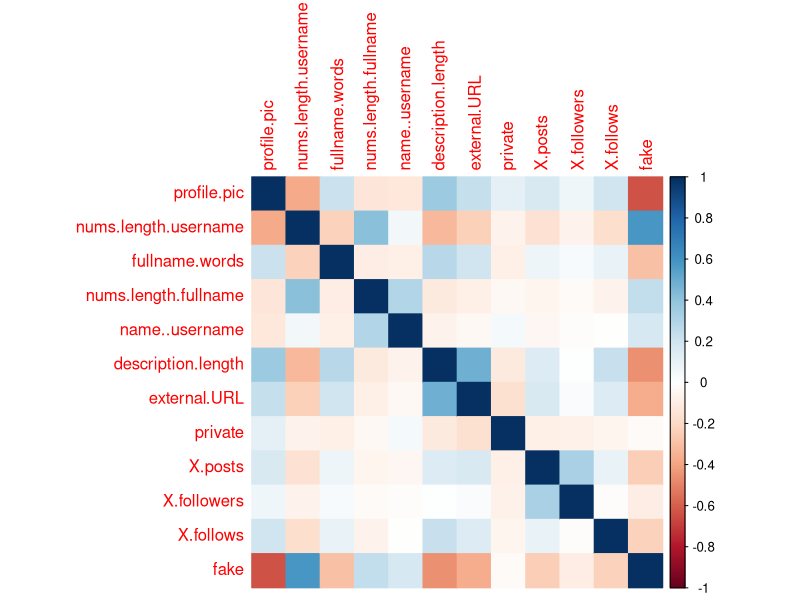
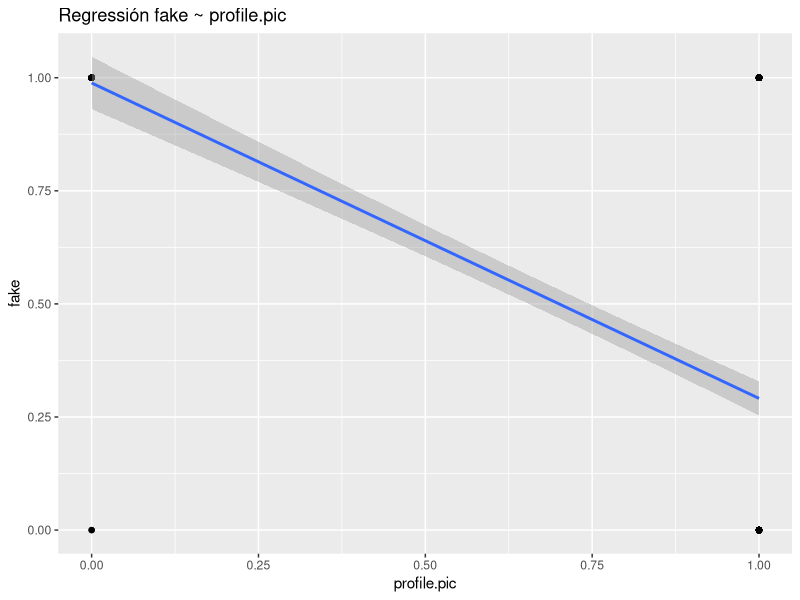
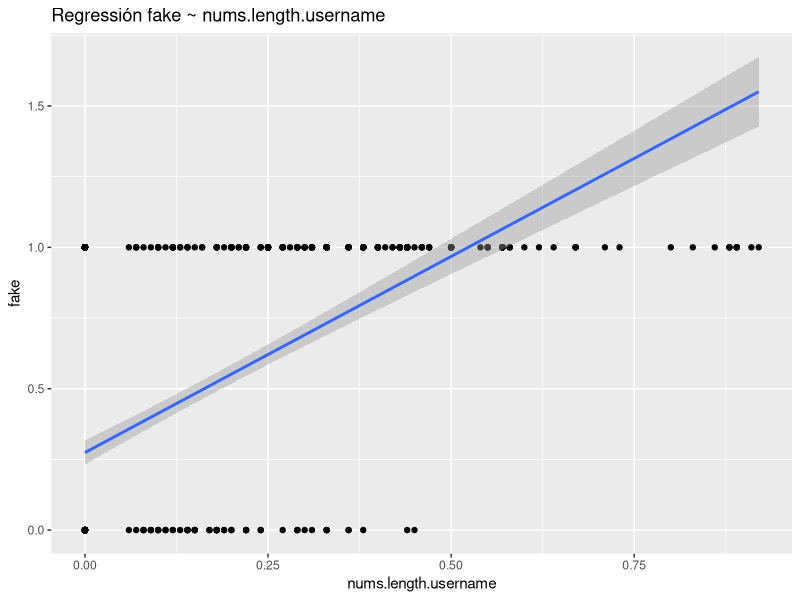
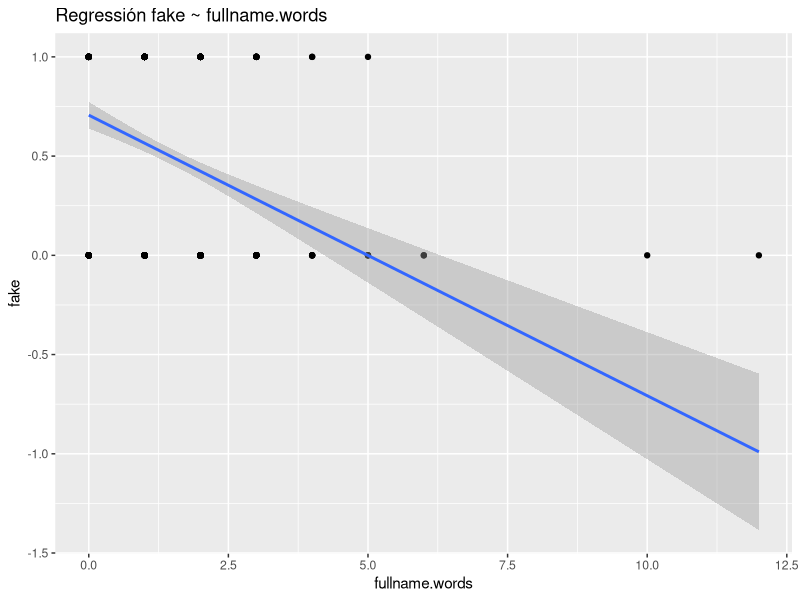
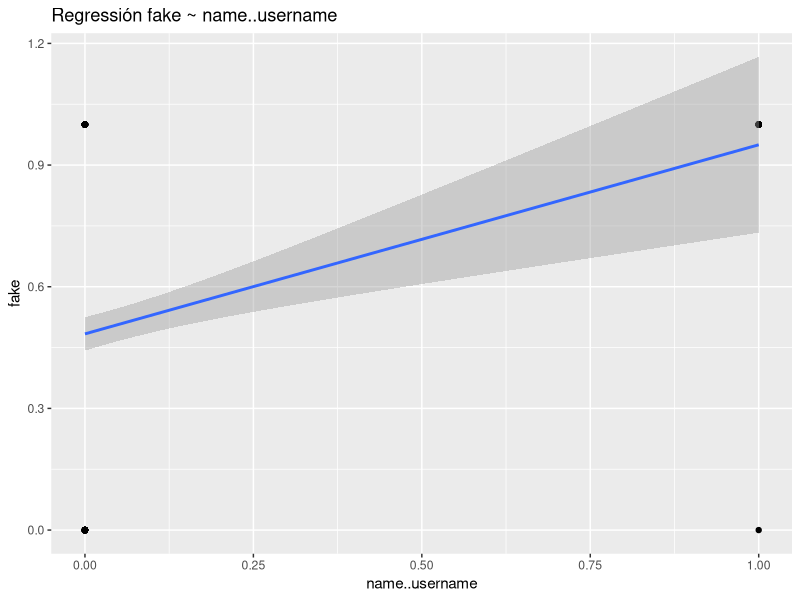
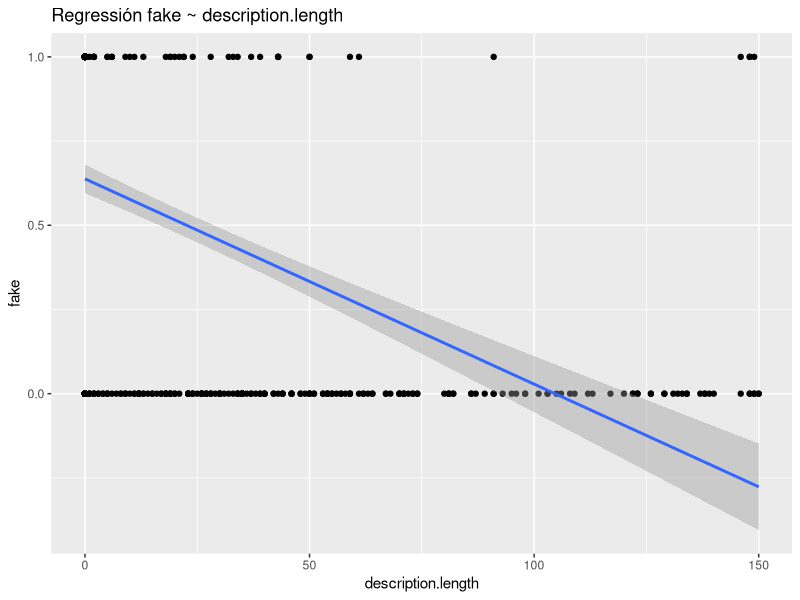
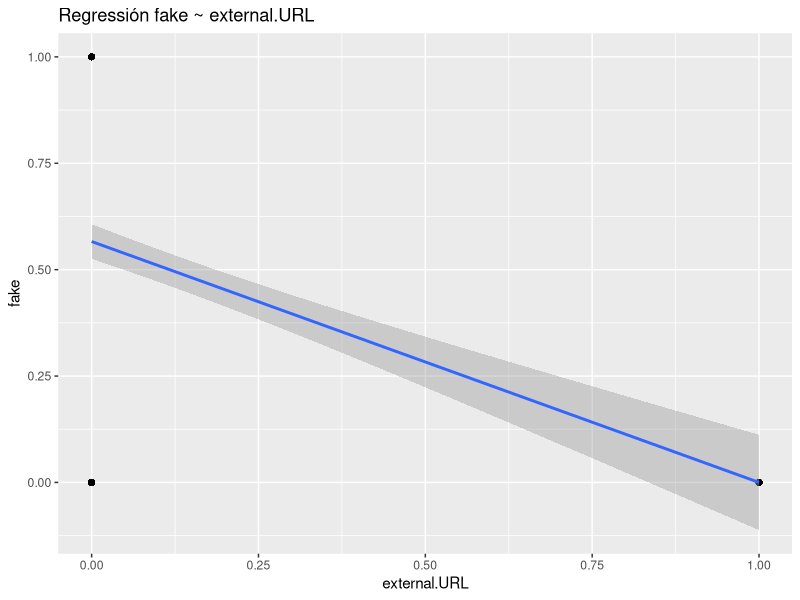
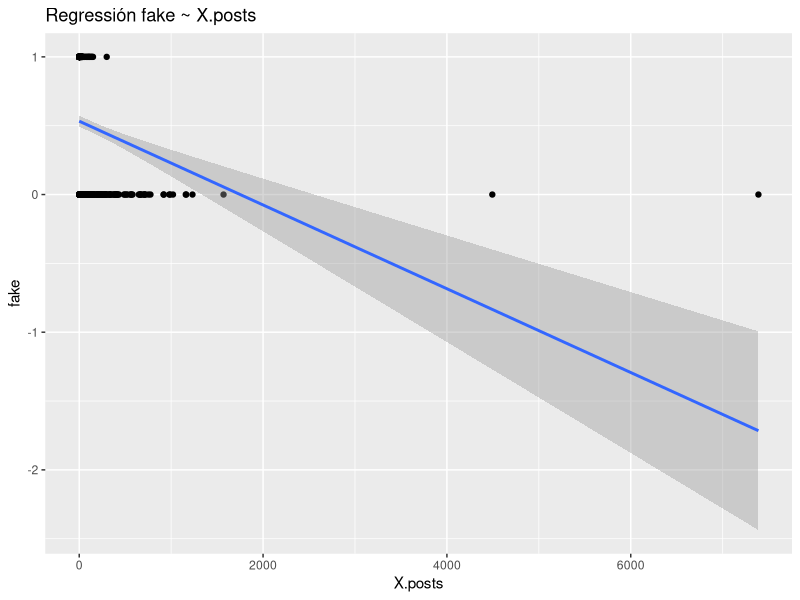

Write the R code that produced these figures, in order.
## ---- chunk 1
library(dplyr)
library(ggplot2)
library(magrittr)
library(GGally)
library(corrplot)
library(forecast)

datatrain<-read.csv("dataAeda.csv", sep = ",")
## ---- chunk 2
correlation_matrix <- cor(datatrain)
corrplot(correlation_matrix, method = "color")
## ---- chunk 3
m1 <- lm(data = datatrain, formula = 
           fake~ .)
m1
## ---- chunk 4
summary(m1)
## ---- chunk 5
m1 <- lm(data = datatrain, formula = 
           fake~profile.pic)
summary(m1)

ggplot(datatrain, aes(x = profile.pic, y = fake)) +
  geom_point() +
  geom_smooth(method = "lm") +
  labs(title = "Regressión fake ~ profile.pic",
       x = "profile.pic",
       y = "fake")
## ---- chunk 6
m1 <- lm(data = datatrain, formula = 
           fake~nums.length.username)
summary(m1)

ggplot(datatrain, aes(x = nums.length.username, y = fake)) +
  geom_point() +
  geom_smooth(method = "lm") +
  labs(title = "Regressión fake ~ nums.length.username",
       x = "nums.length.username",
       y = "fake")
## ---- chunk 7
m1 <- lm(data = datatrain, formula = 
           fake~fullname.words)
summary(m1)

ggplot(datatrain, aes(x = fullname.words, y = fake)) +
  geom_point() +
  geom_smooth(method = "lm") +
  labs(title = "Regressión fake ~ fullname.words",
       x = "fullname.words",
       y = "fake")
## ---- chunk 8
m1 <- lm(data = datatrain, formula = 
           fake~name..username)
summary(m1)

ggplot(datatrain, aes(x = name..username, y = fake)) +
  geom_point() +
  geom_smooth(method = "lm") +
  labs(title = "Regressión fake ~ name..username",
       x = "name..username",
       y = "fake")
## ---- chunk 9

m1 <- lm(data = datatrain, formula = 
           fake~description.length)
summary(m1)

ggplot(datatrain, aes(x = description.length, y = fake)) +
  geom_point() +
  geom_smooth(method = "lm") +
  labs(title = "Regressión fake ~ description.length",
       x = "description.length",
       y = "fake")
## ---- chunk 10
m1 <- lm(data = datatrain, formula = 
           fake~external.URL)
summary(m1)

ggplot(datatrain, aes(x = external.URL, y = fake)) +
  geom_point() +
  geom_smooth(method = "lm") +
  labs(title = "Regressión fake ~ external.URL",
       x = "external.URL",
       y = "fake")
## ---- chunk 11
m1 <- lm(data = datatrain, formula = 
           fake~X.posts)
summary(m1)

ggplot(datatrain, aes(x = datatrain$X.posts, y = fake)) +
  geom_point() +
  geom_smooth(method = "lm") +
  labs(title = "Regressión fake ~ X.posts",
       x = "X.posts",
       y = "fake")
## ---- chunk 12
lm_model1 <- lm(fake ~ name..username + profile.pic+nums.length.username + fullname.words+description.length+external.URL+X.posts,
                 data = datatrain)
summary(lm_model1)
## ---- chunk 13
lm_model1 <- lm(fake ~ profile.pic+nums.length.username + description.length+external.URL+X.posts,
                 data = datatrain)
summary(lm_model1)
## ---- chunk 14
lmejor <- lm(formula = fake ~ nums.length.username * I(profile.pic ^2), data = datatrain)
summary(lmejor)
## ---- chunk 15
plot(lmejor)
## ---- chunk 16
# Replace these values with your actual coefficients
coef_data <- data.frame(
  feature = c("(Intercept)", "nums.length.username", "I(profile.pic^2)", "nums.length.username:I(profile.pic^2)"),
  estimate = c(0.96994, 0.06507, -0.84985, 1.47060)
)

ggplot(coef_data, aes(x = feature, y = estimate, fill="red")) +
  geom_bar(stat = "identity") +  # Can also use geom_point() for scatter plot
  labs(title = "Model Coefficients (Fake ~ Features)",
       x = "Feature",
       y = "Coefficient Value") +
  theme_bw() +
  coord_flip()  # Optional: Flips x and y axis for better readability
## ---- chunk 17
m2 <- lm(data = datatrain, formula = 
           description.length~ .)
m2
## ---- chunk 18
ggplot(datatrain, aes(x = datatrain$private, y = description.length)) +
  geom_point() +
  geom_smooth(method = "lm") +
  labs(title = "Regressión description.length ~ private",
       x = "private",
       y = "description.length")
## ---- chunk 19
ggplot(datatrain, aes(x = datatrain$nums.length.username, y = description.length)) +
  geom_point() +
  geom_smooth(method = "lm") +
  labs(title = "Regressión description.length ~ nums.length.username",
       x = "nums.length.username",
       y = "description.length")
## ---- chunk 20
ggplot(datatrain, aes(x = datatrain$external.URL, y = description.length)) +
  geom_point() +
  geom_smooth(method = "lm") +
  labs(title = "Regressión fake ~ external.URL",
       x = "external.URL",
       y = "description.length")
## ---- chunk 21
ggplot(datatrain, aes(x = datatrain$private, y = description.length)) +
  geom_point() +
  geom_smooth(method = "lm") +
  labs(title = "Regressión description.length ~ private",
       x = "private",
       y = "description.length")
## ---- chunk 22
lm_model1 <- lm(description.length ~ nums.length.username,
                 data = datatrain)
summary(lm_model1)
## ---- chunk 23
lm_model1 <- lm(description.length ~ nums.length.username+profile.pic,
                 data = datatrain)
summary(lm_model1)
## ---- chunk 24
lm_model1 <- lm(description.length ~ nums.length.username+profile.pic+I(external.URL^2),
                 data = datatrain)
summary(lm_model1)
## ---- chunk 25
lm_model1 <- lm(X.posts ~ X.followers,
                 data = datatrain)
summary(lm_model1)

ggplot(datatrain, aes(x = datatrain$X.posts, y = X.followers)) +
  geom_point() +
  geom_smooth(method = "lm") +
  labs(title = "Regressión X.followers ~ X.posts",
       x = "nums.length.username",
       y = "X.posts")
## ---- chunk 26
lm_model1 <- lm(X.posts ~ X.followers+X.follows+I(fake^2),
                 data = datatrain)
summary(lm_model1)
## ---- chunk 27
lm_model1 <- lm(X.posts ~ X.followers+I(fake^2),
                 data = datatrain)
summary(lm_model1)

